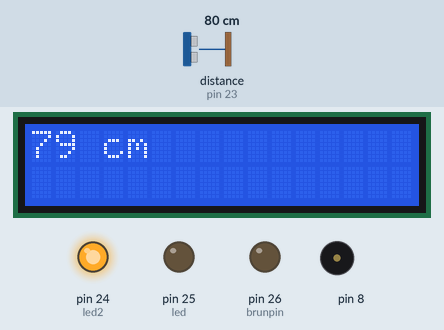
The sketch below on a simulated Arduino Mega 2560, built with avr-gcc and run on an emulated ATmega2560. On the bench: 16×2 character LCD, output pins drawn as LEDs (lit = HIGH), buzzer (waves = sounding). Wiring (inferred from the names in the program): ultrasonic range finder: trigger pin 22; echo pin 23. The inputs (shaded band) are chosen by the test bench; at power-on: distance to the obstacle (sensor on pin 23) 80 cm. The echo pulse lasts 58.3 µs per cm; pins used as bus, display or sensor lines are not drawn.

Above: at 1.2 s.
1.3 s: distance to the obstacle (sensor on pin 23) set to 194 cm
At 2.0 s:
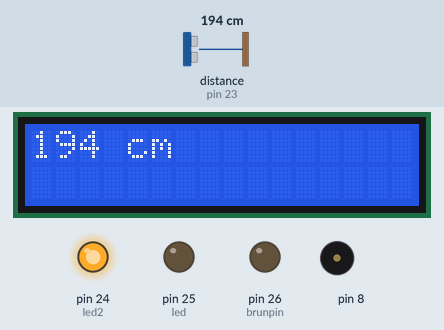
4.4 s: distance to the obstacle (sensor on pin 23) set to 204 cm
At 5.1 s:
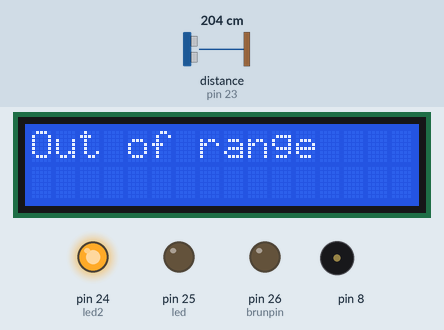
7.5 s: distance to the obstacle (sensor on pin 23) set to 8 cm
At 8.3 s:
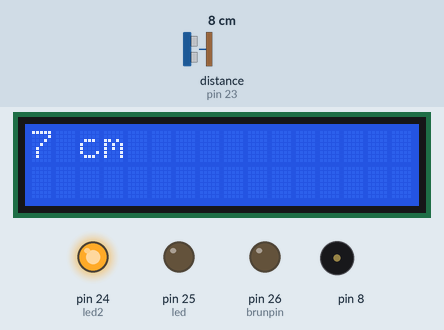
9.3 s: distance to the obstacle (sensor on pin 23) set to 5 cm
At 9.68 s:
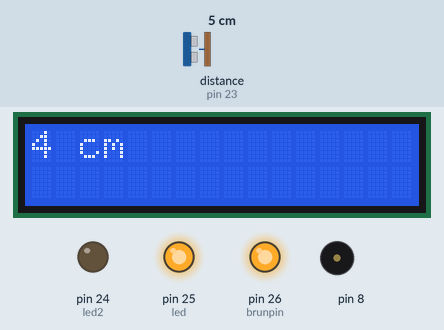
11.4 s: distance to the obstacle (sensor on pin 23) set to 9 cm
At 11.8 s:
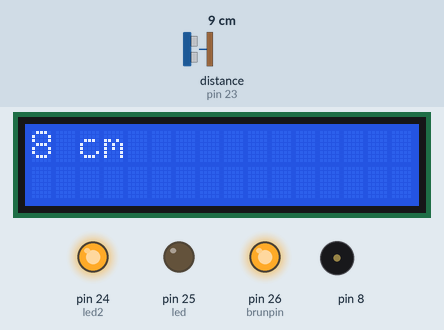
Timing chart, 0 to 14.4 s (numbered marks = the images above; inputs shaded):
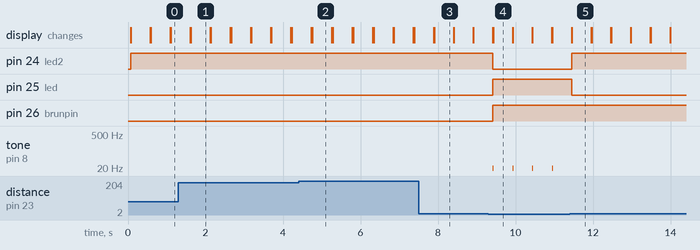

Measured:
- the behaviour switches between 199 and 200 cm on distance to the obstacle (sensor on pin 23) (found by bisection; images 1 and 2)
- the behaviour switches between 7 and 6 cm on distance to the obstacle (sensor on pin 23) (found by bisection; images 3 and 4)
- after the input at 1.3 s, the display: first differs from a run without the input after 0.32 s (image 1)
- after the input at 4.4 s, the display: first differs from a run without the input after 0.35 s (image 2)
- after the input at 7.5 s, the display: first differs from a run without the input after 0.40 s (image 3)
- after the input at 9.3 s, pin 24 (led2): HIGH → LOW after 0.12 s; pin 25 (led), pin 26 (brunpin): LOW → HIGH after 0.12 s; tone on pin 8: alternates 1 Hz for 0.02 s and silent for 0.49 s, starting after 0.12 s; the display: first differs from a run without the input after 0.12 s (image 4)
- after the input at 11.4 s, pin 24 (led2): LOW → HIGH after 0.05 s; pin 25 (led): HIGH → LOW after 0.05 s; tone on pin 8: stops changing and stays silent; the display: first differs from a run without the input after 0.05 s (image 5)

The sketch:

UltraSonicSensorDisplayBrunzidor.ino
```cpp
#include <LiquidCrystal_I2C.h>
LiquidCrystal_I2C pantalla(0x27,16,2);
//PANTALLA CONECTADA AL SDA-20 SCL-21
#define trigPin 22
#define echoPin 23
#define led 25
#define led2 24
#define brunpin 26
void setup() {
  Serial.begin (9600);
  pantalla.begin();
  pantalla.backlight();
  pinMode(trigPin, OUTPUT);
  pinMode(echoPin, INPUT);
  pinMode(led, OUTPUT);
  pinMode(led2, OUTPUT);
  pinMode(brunpin,OUTPUT);
}

void loop() {
  long duration, distance;
  digitalWrite(trigPin, LOW);
  delayMicroseconds(2);
  digitalWrite(trigPin, HIGH);
  delayMicroseconds(10);
  digitalWrite(trigPin, LOW);
  duration = pulseIn(echoPin, HIGH);
  distance = (duration/2) / 29.1;
  if (distance < 6) {
    digitalWrite(led,HIGH);
    digitalWrite(led2,LOW);
    digitalWrite(brunpin,HIGH);
    tone(8,1,20);
  }
  else {
    digitalWrite(led,LOW);
    digitalWrite(led2,HIGH);
  }
  if (distance >= 200 || distance <= 0){
    pantalla.println("Out of range");
  }
  else {
    pantalla.print(distance);
    pantalla.print(" cm");
  }
  delay(500);
  pantalla.clear();
}
```
